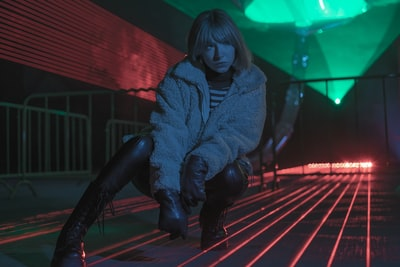
#> input picture unsplash/-UayrL34yDc.jpg, 400 x 267 px; its folder holds 4 pictures in this run
$ python unsplash_analyze.py
#> lines starting #> are read from the running program, lines starting #| are printed output that depends on the picture
from os import listdir
from os.path import isfile, join
import matplotlib.pyplot as plt
import seaborn as sns

import cv2
import numpy as np
from PIL import Image


mypath = './unsplash'
img_names = [f for f in listdir(mypath) if isfile(join(mypath, f))]

img_dict = {ix:cv2.cvtColor(cv2.imread(f'{mypath}/{img_name}'), cv2.COLOR_RGB2BGR) for ix,img_name in enumerate(img_names)}
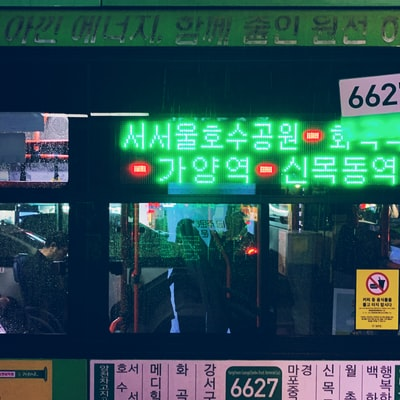
#> input picture unsplash/-aqpkIBaAE8.jpg, 400 x 400 px
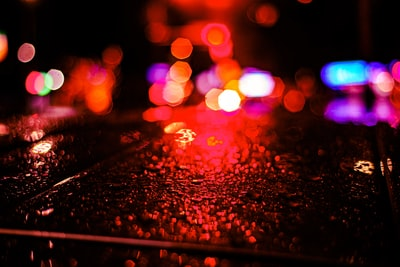
#> input picture unsplash/-u9K2h0W7xM.jpg, 400 x 267 px
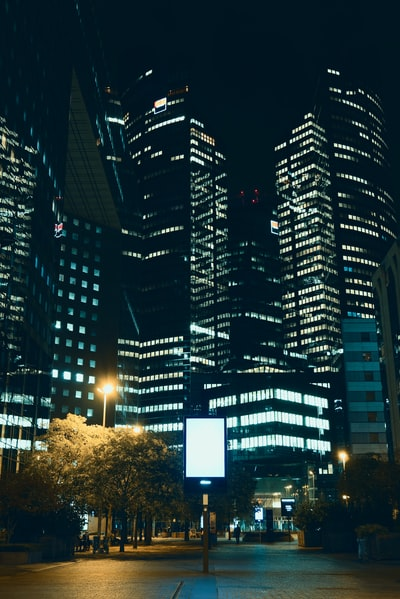
#> input picture unsplash/0MW9jypzQSo.jpg, 400 x 599 px
#> img_dict = 4 items
fig, axs = plt.subplots(1,len(img_dict.keys()), figsize=(18,10))
plt.suptitle('Unsplash dataset', fontsize=18)
plots = [axs[ix].imshow(img_dict[ix]) for ix in range(len(img_dict.keys()))]
#> plots = 4 items
fig.tight_layout()
fig.show()

sns.set()
sns.set_style("whitegrid", {'axes.grid' : False})
fig, axs = plt.subplots(3,len(img_dict.keys()), figsize=(28,18))
figh, axsh = plt.subplots(3,len(img_dict.keys()), figsize=(28,18))
for img in list(img_dict.keys()):
    image = img_dict[img].copy()
    red_img, green_img, blue_img = image.copy(), image.copy(), image.copy()
    red_img[:,:,1] = 0 # set green and blue channel to 0
    red_img[:,:,2] = 0 # set green and blue channel to 0
    green_img[:,:,0] = 0
    green_img[:,:,2] = 0
    blue_img[:,:,0] = 0 # set green and red channel to 0
    blue_img[:,:,1] = 0
    for ix, el in enumerate([red_img, green_img, blue_img]):
        axs[ix,img].imshow(el)
        axsh[ix,img].hist(el.ravel(), bins=25, range=[0,256])
#> this loop made 4 passes
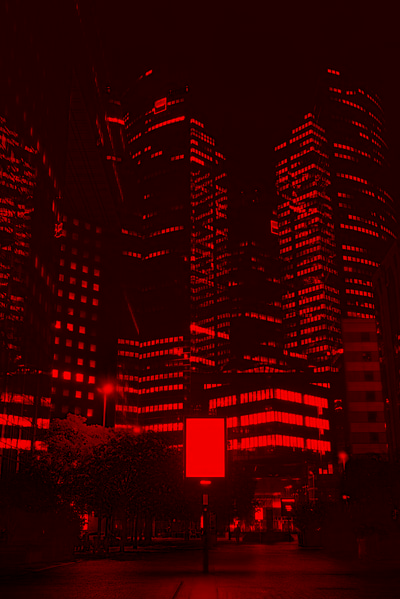
#> blue_img: shape (599, 400, 3); mean of channels 0, 1, 2 0, 0, 52.1; drawn as B, G, R
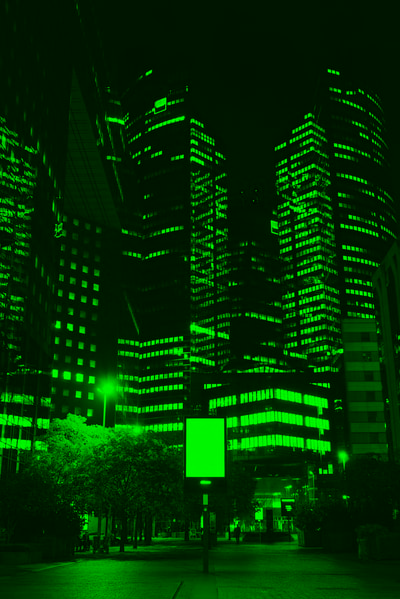
#> green_img: shape (599, 400, 3); mean of channels 0, 1, 2 0, 51, 0; drawn as B, G, R
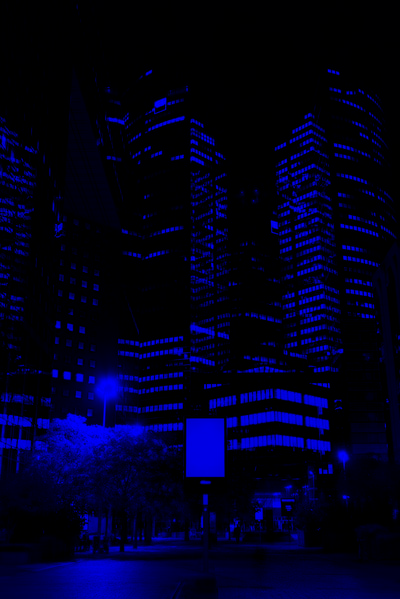
#> red_img: shape (599, 400, 3); mean of channels 0, 1, 2 31.6, 0, 0; drawn as B, G, R
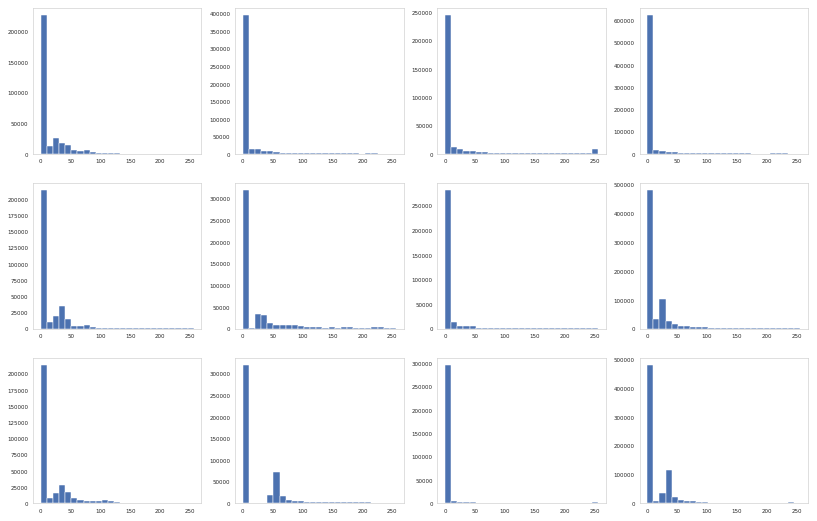
#> figure drawn by matplotlib, 12 panels; panel 1: tallest bar 225577 high, from x = 8.88e-16 to 10.24; panel 2: tallest bar 394953 high, from x = 8.88e-16 to 10.24; panel 3: tallest bar 244752 high, from x = 8.88e-16 to 10.24; panel 4: tallest bar 623115 high, from x = 8.88e-16 to 10.24
